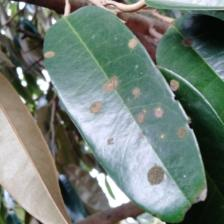
#> input picture Durian_Leaf_Disease_Dataset/train/ALGAL_LEAF_SPOT/to_label_101.jpg, 224 x 224 px; its folder holds only this picture in this run
$ python train_multiclass.py   (older library calls are emulated)
#> lines starting #> are read from the running program, lines starting #| are printed output that depends on the picture
### features.py
# features.py

import cv2
import numpy as np
import os
from skimage.feature import graycomatrix, graycoprops, local_binary_pattern
from scipy.stats import skew, kurtosis

# กำหนดกลุ่มโรค
ALL_CLASSES = ['ALGAL_LEAF_SPOT',
               'ALLOCARIDARA_ATTACK',
               'HEALTHY_LEAF',
               'LEAF_BLIGHT',
               'PHOMOPSIS_LEAF_SPOT']

DATASET_ROOT = "Durian_Leaf_Disease_Dataset"

from sklearn.preprocessing import LabelEncoder

def extract_enhanced_features(img):
    img = cv2.resize(img, (256, 256))
    hsv = cv2.cvtColor(img, cv2.COLOR_BGR2HSV)
    gray = cv2.cvtColor(img, cv2.COLOR_BGR2GRAY)

    feats = []

    # 1. HSV Histogram (32 bins)
    h_hist = cv2.calcHist([hsv], [0], None, [16], [0, 180]).flatten()
    s_hist = cv2.calcHist([hsv], [1], None, [8], [0, 256]).flatten()
    v_hist = cv2.calcHist([hsv], [2], None, [8], [0, 256]).flatten()

    feats += list(h_hist) + list(s_hist) + list(v_hist)
    feats = [float(f) for f in feats]

    # 2. LBP Texture (uniform)
    lbp = local_binary_pattern(gray, 16, 2, method="uniform")
    (lbp_hist, _) = np.histogram(lbp, bins=np.arange(0, 19), range=(0, 18))
    lbp_hist = lbp_hist.astype("float")
    lbp_hist /= (lbp_hist.sum() + 1e-6)
    feats += list(lbp_hist)

    # 3. Multi-distance GLCM
    distances = [1, 2, 3]
    angles = [0, np.pi/4, np.pi/2, 3*np.pi/4]
    glcm = graycomatrix(gray, distances, angles, levels=256,
                        symmetric=True, normed=True)

    properties = ["contrast", "homogeneity", "energy", "correlation"]
    for prop in properties:
        prop_vals = graycoprops(glcm, prop).flatten()
        feats += list(prop_vals)

    # 4. HSV Color Moments
    for i in range(3):
        ch = hsv[:, :, i].flatten()
        feats.append(float(np.mean(ch)))
        feats.append(float(np.std(ch)))
        feats.append(float(skew(ch)))
        feats.append(float(kurtosis(ch)))

    # 5. Edge Orientation Histogram
    gx = cv2.Sobel(gray, cv2.CV_32F, 1, 0)
    gy = cv2.Sobel(gray, cv2.CV_32F, 0, 1)
    angles = np.arctan2(gy, gx)
    angles = (angles + np.pi) * (180.0 / np.pi)  # 0–360 degrees
    (ang_hist, _) = np.histogram(angles, bins=8, range=(0, 360))
    feats += list(ang_hist)

    return np.array(feats, dtype=np.float32)

def build_multiclass_dataset(phase="train"):
    """
    Build X, y, label_encoder using enhanced features for a given phase
    (train / val / test).
    """
    X = []
    labels = []

    base_dir = os.path.join(DATASET_ROOT, phase)

    for class_name in ALL_CLASSES:
        class_dir = os.path.join(base_dir, class_name)
        if not os.path.isdir(class_dir):
            continue

        for fname in os.listdir(class_dir):
            if not fname.lower().endswith((".jpg", ".jpeg", ".png", ".bmp")):
                continue

            fpath = os.path.join(class_dir, fname)
            img = cv2.imread(fpath)
            if img is None:
                continue

            feats = extract_enhanced_features(img)
            X.append(feats)
            labels.append(class_name)

    X = np.array(X, dtype=np.float32)

    le = LabelEncoder()
    le.fit(ALL_CLASSES)          # fixed class order
    y = le.transform(labels)

    return X, y, le

### train_multiclass.py
# train_multiclass.py
# Train multiple multiclass models, compare on val set, save the best as .joblib

import os
import joblib

from sklearn.pipeline import Pipeline
from sklearn.preprocessing import StandardScaler
from sklearn.metrics import accuracy_score, classification_report

from sklearn.linear_model import LogisticRegression
from sklearn.ensemble import RandomForestClassifier
from sklearn.svm import SVC

from features import build_multiclass_dataset, ALL_CLASSES


def get_candidate_models():
    """
    Return a dict of candidate classifiers for multiclass problems.
    All will be wrapped in a Pipeline with StandardScaler.
    """
    models = {
        # Logistic Regression
        "logreg_c1": LogisticRegression(max_iter=2000, C=1, n_jobs=-1),
        "logreg_c01": LogisticRegression(max_iter=2000, C=0.1, n_jobs=-1),
        "logreg_c10": LogisticRegression(max_iter=2000, C=10, n_jobs=-1),

        # SVM (RBF)
        "svm_c0_1_g_scale": SVC(kernel="rbf", C=0.1, gamma="scale", probability=True),
        "svm_c1_g_scale":   SVC(kernel="rbf", C=1,   gamma="scale", probability=True),
        # Best model in conclusion
        "svm_c10_g_scale":  SVC(kernel="rbf", C=10,  gamma="scale", probability=True),
        "svm_c30_g_scale": SVC(kernel="rbf", C=3, gamma="scale", probability=True),


        # Random Forest
        "rf_200": RandomForestClassifier(n_estimators=500, max_depth=None, n_jobs=-1, class_weight="balanced"),
        "rf_300": RandomForestClassifier(n_estimators=600, max_depth=15, n_jobs=-1, class_weight="balanced"),
        "rf_400": RandomForestClassifier(n_estimators=700, max_depth=10, n_jobs=-1, class_weight="balanced"),
    }
    return models


def train_and_select_best(save_path="models/multiclass_best.joblib"):
    # Build train/val datasets (combined features)
    print("Building train/val multiclass datasets...")
    X_train, y_train, le = build_multiclass_dataset("train")
#> in build_multiclass_dataset, img is the input picture: shape (224, 224, 3); mean B, G, R 118.9, 126.7, 113.5
#> in extract_enhanced_features, `hsv = cv2.cvtColor(img, cv2.COLOR_BGR2HSV)`: hsv: shape (256, 256, 3); mean H, S, V 67, 64.4, 132.5
#> in extract_enhanced_features, `gray = cv2.cvtColor(img, cv2.COLOR_BGR2GRAY)`:
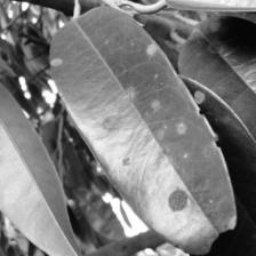
#> gray: shape (256, 256); min 2, max 255, mean 121.7
#> in extract_enhanced_features, `h_hist = cv2.calcHist([hsv], [0], None, [16], [0, 180]).flatten()`: h_hist = [5023, 9302, 2919, 1891, 2996, 5221, 11218, 8711, 7068, 7365, 1349, 250, 299, 262, 706, 956]
#> in extract_enhanced_features, `s_hist = cv2.calcHist([hsv], [1], None, [8], [0, 256]).flatten()`: s_hist = [16135, 20364, 15569, 6583, 5252, 1333, 202, 98]
#> in extract_enhanced_features, `v_hist = cv2.calcHist([hsv], [2], None, [8], [0, 256]).flatten()`: v_hist = [4686, 5680, 6830, 10971, 18156, 6355, 7292, 5566]
#> in extract_enhanced_features, `feats += list(h_hist) + list(s_hist) + list(v_hist)`: feats = 32 values, max 20364 at index 17, min 98 at index 23, mean 6144
#> in extract_enhanced_features, `lbp = local_binary_pattern(gray, 16, 2, method="uniform")`:
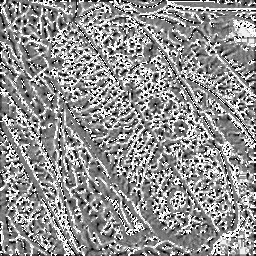
#> lbp: shape (256, 256) float64; min 0, max 17, mean 9.64; drawn with min black and max white
#> in extract_enhanced_features, `(lbp_hist, _) = np.histogram(lbp, bins=np.arange(0, 19), range=(0, 18))`: lbp_hist = 18 values, max 11049 at index 17, min 1272 at index 15, mean 3640.9
#> in extract_enhanced_features, `lbp_hist /= (lbp_hist.sum() + 1e-6)`: lbp_hist = 18 values, max 0.169 at index 17, min 0.0194 at index 15, mean 0.0556
#> in extract_enhanced_features, `feats += list(lbp_hist)`: feats = 50 values, max 20364 at index 17, min 0.0194 at index 47, mean 3932.2
#> after the loop in extract_enhanced_features, `for prop in properties:`: feats = 98 values, max 20364 at index 17, min 0.0128 at index 82, mean 2053.1
#> after the loop in extract_enhanced_features, `for i in range(3):`: feats = 110 values, max 20364 at index 17, min -0.602 at index 109, mean 1832.9
#> in extract_enhanced_features, `gx = cv2.Sobel(gray, cv2.CV_32F, 1, 0)`:
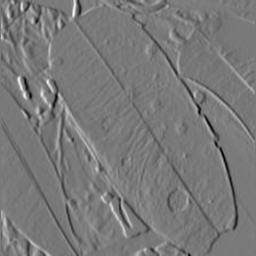
#> gx: shape (256, 256) float32; min -621, max 678, mean -2.4; drawn with min black and max white
#> in extract_enhanced_features, `gy = cv2.Sobel(gray, cv2.CV_32F, 0, 1)`:
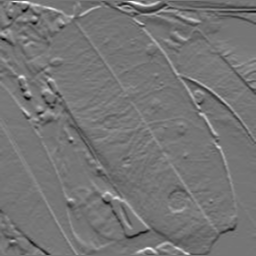
#> gy: shape (256, 256) float32; min -561, max 652, mean -1.4; drawn with min black and max white
#> in extract_enhanced_features, `angles = np.arctan2(gy, gx)`:
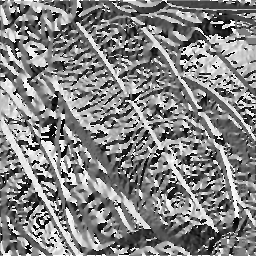
#> angles: shape (256, 256) float32; min -3.14, max 3.14, mean 0.109; drawn with min black and max white
#> in extract_enhanced_features, `(ang_hist, _) = np.histogram(angles, bins=8, range=(0, 360))`: ang_hist = [6730, 7557, 8741, 9813, 6708, 6978, 8023, 10986]
#> in extract_enhanced_features, `feats += list(ang_hist)`: feats = 118 values, max 20364 at index 17, min -0.602 at index 109, mean 2264
#> pass 2 of the loop in build_multiclass_dataset, `for class_name in ALL_CLASSES:`:
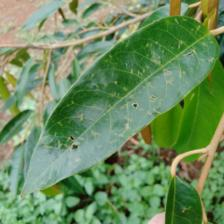
#> input picture Durian_Leaf_Disease_Dataset/train/ALLOCARIDARA_ATTACK/to_label_1000.jpg, 224 x 224 px
#> in build_multiclass_dataset, img is the input picture: shape (224, 224, 3); mean B, G, R 95.4, 141.6, 108.9
#> img: shape (256, 256, 3)
#> hsv: shape (256, 256, 3); mean H, S, V 52.8, 106, 143.9
#> h_hist = [650, 5392, 5455, 6030, 17440, 17395, 8743, 4169, 199, 9, 0, 0, 0, 0, 9, 45]
#> s_hist = [1304, 19992, 15477, 9124, 5580, 5322, 3806, 4931]
#> v_hist = [249, 879, 5257, 15802, 18039, 19541, 5534, 235]
#> in extract_enhanced_features (call 2), `feats += list(h_hist) + list(s_hist) + list(v_hist)`: feats = 32 values, max 19992 at index 17, min 0 at index 10, mean 6144
#> in extract_enhanced_features (call 2), `lbp = local_binary_pattern(gray, 16, 2, method="uniform")`:
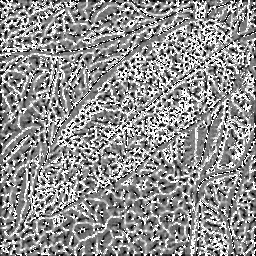
#> lbp: shape (256, 256) float64; min 0, max 17, mean 9.6; drawn with min black and max white
#> in extract_enhanced_features (call 2), `(lbp_hist, _) = np.histogram(lbp, bins=np.arange(0, 19), range=(0, 18))`: lbp_hist = 18 values, max 11316 at index 17, min 1244 at index 15, mean 3640.9
#> in extract_enhanced_features (call 2), `lbp_hist /= (lbp_hist.sum() + 1e-6)`: lbp_hist = 18 values, max 0.173 at index 17, min 0.019 at index 15, mean 0.0556
#> in extract_enhanced_features (call 2), `feats += list(lbp_hist)`: feats = 50 values, max 19992 at index 17, min 0 at index 10, mean 3932.2
#> in extract_enhanced_features (call 2), `angles = [0, np.pi/4, np.pi/2, 3*np.pi/4]`: angles = [0, 0.785, 1.57, 2.36]
#> after the loop in extract_enhanced_features (call 2), `for prop in properties:`: feats = 98 values, max 19992 at index 17, min 0 at index 10, mean 2044.2
#> after the loop in extract_enhanced_features (call 2), `for i in range(3):`: feats = 110 values, max 19992 at index 17, min -0.354 at index 108, mean 1825
#> in extract_enhanced_features (call 2), `angles = np.arctan2(gy, gx)`:
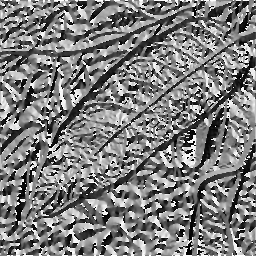
#> angles: shape (256, 256) float32; min -3.14, max 3.14, mean -0.0469; drawn with min black and max white
#> ang_hist = [9022, 8569, 6472, 7364, 9738, 9330, 7264, 7777]
#> in extract_enhanced_features (call 2), `feats += list(ang_hist)`: feats = 118 values, max 19992 at index 17, min -0.354 at index 108, mean 2256.7
    X_val, y_val, _ = build_multiclass_dataset("val")
#> pass 2 of the loop in build_multiclass_dataset, `for class_name in ALL_CLASSES:`:

    print(f"X_train: {X_train.shape}, y_train: {y_train.shape}")
#| X_train: (2, 118), y_train: (2,)
    print(f"X_val:   {X_val.shape}, y_val:   {y_val.shape}\n")
#| X_val:   (2, 118), y_val:   (2,)

    models = get_candidate_models()

    best_name = None
    best_model = None
    best_acc = -1.0
    all_results = {}

    for name, clf in models.items():
        print("=" * 60)
        print(f"Training model: {name}")

        pipe = Pipeline([
            ("scaler", StandardScaler()),
            ("clf", clf),
        ])

        pipe.fit(X_train, y_train)
        y_pred = pipe.predict(X_val)
        acc = accuracy_score(y_val, y_pred)
        all_results[name] = acc

        print(f"Validation accuracy for {name}: {acc:.4f}")
        print("Classification report (val):")
        print(classification_report(y_val, y_pred, target_names=ALL_CLASSES))

        if acc > best_acc:
            best_acc = acc
            best_name = name
            best_model = pipe

    # Save the best model
    os.makedirs(os.path.dirname(save_path), exist_ok=True)
    bundle = {
        "model": best_model,
        "label_encoder": le,
        "model_name": best_name,
        "val_accuracy": best_acc,
        "all_results": all_results,
    }

    joblib.dump(bundle, save_path)

    print("=" * 60)
    print(f"Best model: {best_name}  (val accuracy = {best_acc:.4f})")
    print(f"Saved to: {save_path}")


if __name__ == "__main__":
#> (the run stopped early here; a loop or call above may not have finished)
